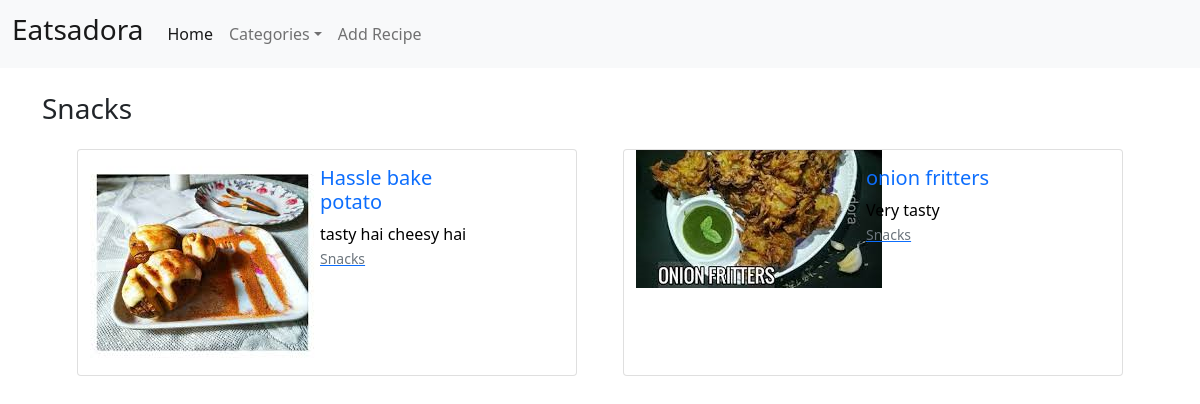
/Snacks, run on the app's committed database.
### home/models/recipe.py (models this page shows, shortened)
class Recipe(models.Model):
    name=models.CharField(max_length=100)
    category=models.ForeignKey(Categorie, on_delete=models.SET_DEFAULT,default='Food')
    description=models.TextField(max_length=500)
    ingredients=models.TextField(max_length=1000)
    method=models.TextField(max_length=1000)
    image=models.ImageField(upload_to='images/')

### home/models/category.py (models this page shows, shortened)
class Categorie(models.Model):
    category=models.CharField(max_length=200,primary_key=True)
    def __str__(self):
        return self.category

### home/views.py (the view)
# urls.py: path("<str:categ>",CategoryView, name='category'),
def CategoryView(request,categ):
    category_menu=Categorie.objects.all()
    category_recipes=Recipe.objects.filter(category=categ.replace('-',' '))
    return render(request,'category.html',{'categ':categ.replace('-',' ') ,'category_menu':category_menu, 'recipe_list':category_recipes })

### templates/category.html
{% extends 'base.html' %}
{%block body%}
<div class="container">
    <br>
<h3>{{categ}}</h3>
{%if recipe_list%}
<div class="container-fluid">
    <div class="row mx-auto">
{% for recipe in recipe_list %}
      <div class="card mx-auto mb-3 mt-3" style="max-width: 500px;">
        <div class="row g-0">
          <div class="col-md-4">
          <a href="{% url 'how-to-make-' recipe.pk %}" style="text-decoration: none;" >
            <img src="{{recipe.image.url}}" alt="...">
            </a>
          </div>
          <div class="col-md-8">
            <div class="card-body px-5 mx-4">
            <a href="{% url 'how-to-make-' recipe.id %}" style="text-decoration: none;" >
              <h5 class="card-title">{{recipe.name}}</h5>
              <p class="card-text" style="color: black;">{{recipe.description}}</p>
              <a href="/{{recipe.category|slugify}}"><p class="card-text"><small class="text-muted">{{recipe.category}}</small></p>  </a>
            </div>
          </div>
        </div>
      </div>
{% endfor %}
</div>
</div>
{% else %}
SORRY! NO SUCH CATEG
{%endif%}
</div>
{% endblock body%}

### data on the page
Recipe: image (picture), name "Hassle bake potato", description "tasty hai cheesy hai", category "Snacks"
Recipe: image (picture), name "onion fritters", description "Very tasty", category "Snacks"

### other printed values
{{ categ }} "Snacks"
